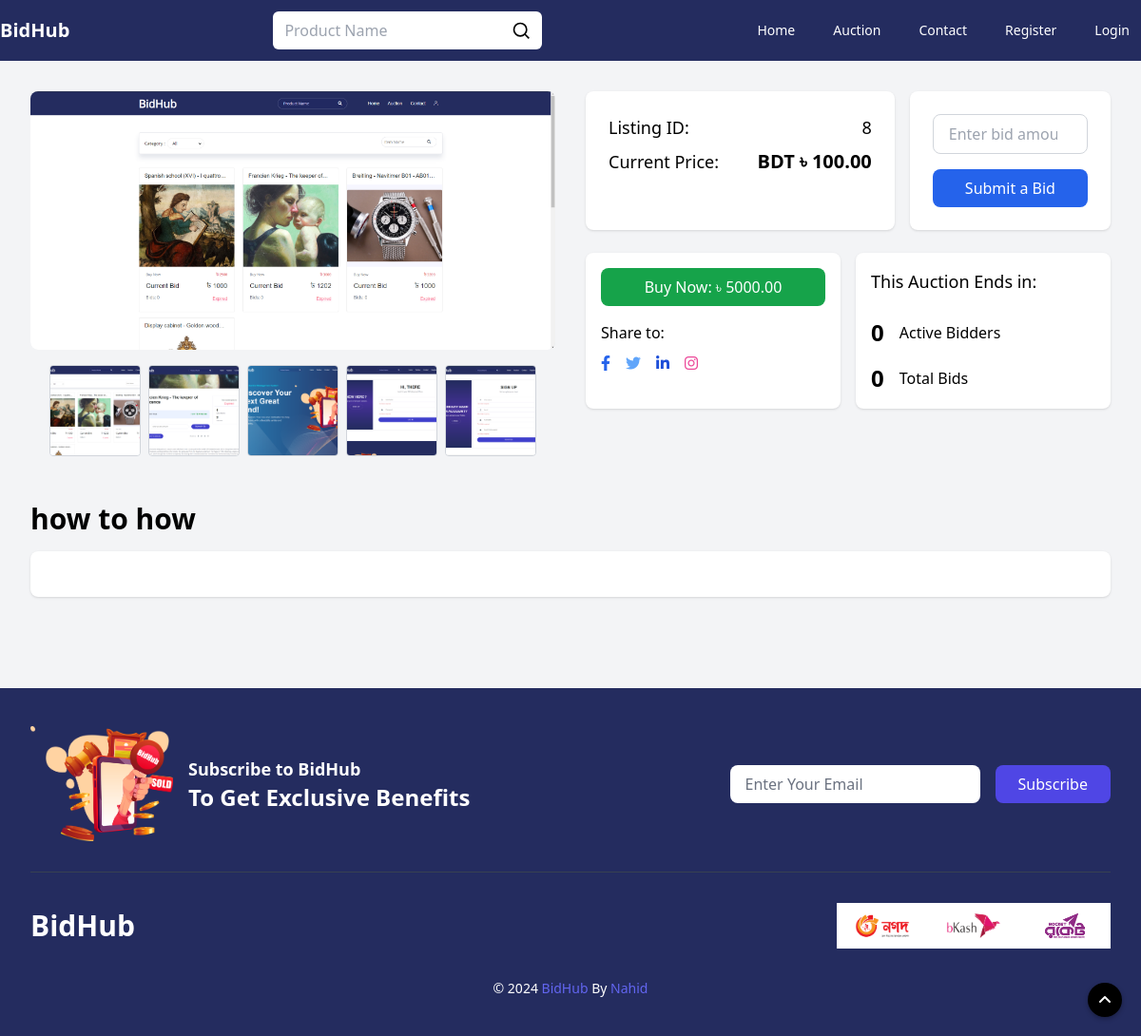
The page /auction/8 on the database its author committed.
### auctions/models.py (models this page shows)
class AuctionList(models.Model):
    user = models.ForeignKey(User, on_delete=models.CASCADE, null=True)
    title = models.CharField(max_length=64)
    short_desc = models.TextField(default=None, blank=True, null=True)
    desc = tinymce_models.HTMLField()
    starting_bid = models.IntegerField()
    current_bid = models.IntegerField(default=0)
    buy_now_price = models.IntegerField(default=0)
    bid_watch_list = models.IntegerField(default=0)
    expire_date = models.DateTimeField(blank=False, null=True)
    categories = models.ManyToManyField('Category', through='AuctionCategory')
    active_bool = models.BooleanField(default=True)

### auctions/views.py (the view)
# urls.py: path("auction/<int:bidid>", views.auction_details, name="auctionDetails"),
def auction_details(request, bidid):
    biddesc = get_object_or_404(AuctionList, pk=bidid, active_bool=True)
    images = AuctionImage.objects.filter(auction=biddesc)
    image_urls = [request.build_absolute_uri(image.image_url.url) for image in images if image.image_url]
    bids_present = Bids.objects.filter(listingid=bidid)
    total_bids = Bids.objects.filter(listingid=bidid)
    total_bidders = Bids.objects.filter(listingid=bidid).values('user').annotate(total_bids=Count('user'))
    return render(request, "auctions/details.html", {
        "list": biddesc,
        "image_urls": image_urls,
        "comments": Comments.objects.filter(listingid=bidid),
        "present_bid": minbid(biddesc.starting_bid, bids_present),
        "total_bids": len(total_bids),
        "total_bidders": len(total_bidders),
        "is_owner": biddesc.user == request.user
    })

### auctions/views.py (called while the page is built)
def minbid(min_bid, present_bid):
    for bids_list in present_bid:
        if min_bid < int(bids_list.bid):
            min_bid = int(bids_list.bid)
    return min_bid

### auctions/templates/auctions/details.html (shortened to what this page needs)
{% extends "auctions/layout.html" %} {% load static %} {% block body %}
<section class="py-24 bg-gray-100">
  <div class="container mx-auto px-4 lg:px-8 max-w-[1280px] w-full m-auto">
    <div class="grid grid-cols-1 lg:grid-cols-2 gap-8">
      <div class="relative">
        <div class="relative w-full bg-gray-200 rounded-lg overflow-hidden">
          {% if image_urls %}
          <img
            src="{{ image_urls.0 }}"
            alt="Auction Image"
            id="mainImage"
            class="w-full h-auto object-contain cursor-pointer"
            onclick="toggleImage(this.src)"
          />
          {% endif %}
        </div>
        <div class="flex flex-wrap justify-center gap-2 mt-4">
          {% for image_url in image_urls %}
          <div
            class="w-24 h-24 overflow-hidden border border-gray-300 rounded cursor-pointer"
            onclick="showImg(this.querySelector('img').src)"
          >
            <img
              src="{{ image_url }}"
              alt="Thumbnail Image"
              class="w-full h-full object-cover transition-transform transform hover:scale-110"
            />
          </div>
          {% endfor %}
        </div>
      </div>
      <div class="space-y-6">
        <div class="grid grid-cols-1 md:grid-cols-5 gap-4">
          <div class="bg-white shadow rounded-lg p-6 md:col-span-3">
            <ul class="space-y-2">
              <li class="flex justify-between items-center text-lg font-medium">
                <span>Listing ID:</span>
                <span>{{ list.id }}</span>
              </li>
              <li class="flex justify-between items-center text-lg font-medium">
                <span>Current Price:</span>
                <span class="text-xl font-bold"
                  >BDT ৳ {{ present_bid|floatformat:2 }}</span
                >
              </li>
            </ul>
          </div>
          <div class="bg-white shadow rounded-lg p-6 md:col-span-2">
            <form
              class="space-y-4 flex flex-col items-center"
              method="get"
              action="{% url 'bid' %}"
            >
              <input
                required
                name="bid_amnt"
                placeholder="Enter bid amount"
                type="number"
                class="w-full px-4 py-2 border border-gray-300 rounded-lg focus:ring-2 focus:ring-blue-500"
              />
              <button
                type="submit"
                name="list_d"
                class="bg-blue-600 text-white px-4 py-2 rounded-lg hover:bg-blue-700 w-full"
                value="{{ list.id }}"
              >
                Submit a Bid
              </button>
            </form>
          </div>
        </div>
        <div class="grid grid-cols-1 lg:grid-cols-2 gap-4">
          <div class="bg-white shadow rounded-lg p-4 col-span-1">
            <a
              href="#0"
              class="block bg-green-600 text-white px-4 py-2 rounded-lg text-center hover:bg-green-700"
            >
              Buy Now: ৳ {{ list.buy_now_price|floatformat:2 }}
            </a>
            <div class="flex gap-4 items-center justify-between">
              <div class="mt-4">
                <span class="block mb-2 font-medium">Share to:</span>
                <ul class="flex space-x-4">
                  <li>
                    <a href="#0" class="text-blue-600 hover:text-blue-700"
                      ><i class="fab fa-facebook-f"></i
                    ></a>
                  </li>
                  <li>
                    <a href="#0" class="text-blue-400 hover:text-blue-500"
                      ><i class="fab fa-twitter"></i
                    ></a>
                  </li>
                  <li>
                    <a href="#0" class="text-blue-700 hover:text-blue-800"
                      ><i class="fab fa-linkedin-in"></i
                    ></a>
                  </li>
                  <li>
                    <a href="#0" class="text-pink-500 hover:text-pink-600"
                      ><i class="fab fa-instagram"></i
                    ></a>
                  </li>
                </ul>
              </div>
            </div>
          </div>
          <div class="bg-white shadow rounded-lg p-4 col-span-1">
            <h6 class="text-lg font-medium">This Auction Ends in:</h6>
            <div class="mt-6 space-y-4">
              <div class="flex items-center space-x-4">
                <h3 class="text-2xl font-bold">
                  <span class="counter">{{ total_bidders }}</span>
                </h3>
                <p>Active Bidders</p>
              </div>
              <div class="flex items-center space-x-4">
                <h3 class="text-2xl font-bold">
                  <span class="counter">{{ total_bids }}</span>
                </h3>
                <p>Total Bids</p>
              </div>
            </div>
          </div>
        </div>
      </div>
    </div>
    <h3 class="text-3xl font-semibold mt-12">{{ list.title }}</h3>
    <div class="mt-4">
      <div class="tab-details-content">
        <div class="bg-white shadow rounded-lg p-6">
        </div>
      </div>
    </div>
  </div>
</section>
{% endblock %}

### rows shown on the page
AuctionList: id "8", buy_now_price "5000.00", title "how to how"

### other values the page prints
{{ present_bid|floatformat:2 }} "100.00"
{{ total_bidders }} "0"
{{ total_bids }} "0"
